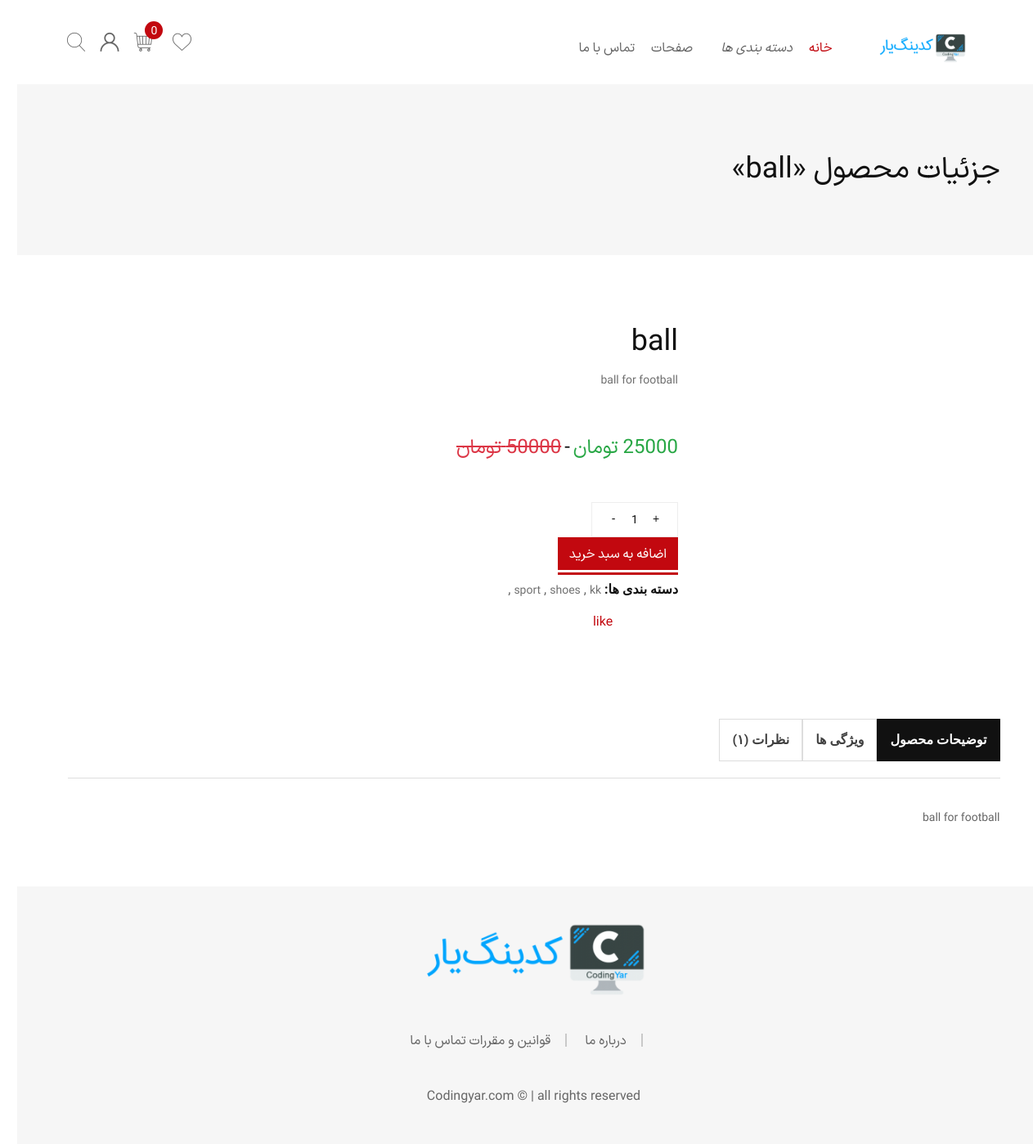
Page /store/products/ball/ (signed in) on the committed database.
### store/models.py (models this page shows, shortened)
class Product(models.Model):
    category = models.ManyToManyField(Category)
    title = models.CharField(max_length=255)
    slug = models.SlugField()
    description = models.TextField()
    quantity = models.PositiveIntegerField()
    price = models.PositiveIntegerField()
    promotion = models.ForeignKey(Promotion, on_delete=models.CASCADE, null=True, blank=True, related_name='products')
    image = models.ImageField(upload_to='product', null=True)
    likes = GenericRelation(Like)
    date_time_created = models.DateTimeField(auto_now_add=True)
    date_time_modified = models.DateTimeField(auto_now=True)
    objects = ProductManager()
    def final_price(self):
        if self.promotion:
            return int(self.price * (1 - self.promotion.discount))
        return self.price

class Promotion(models.Model):
    discount = models.DecimalField(max_digits=3, decimal_places=2)
    date_time_created = models.DateTimeField(auto_now_add=True)
    date_time_modified = models.DateTimeField(auto_now=True)

class Category(models.Model):
    title = models.CharField(max_length=255)
    date_time_created = models.DateTimeField(auto_now_add=True)
    date_time_modified = models.DateTimeField(auto_now=True)

### store/views.py (the view)
# urls.py: path('products/<slug:slug>/', views.ProductDetail.as_view(), name='product-detail'),
class ProductDetail(generic.DetailView):
    model = Product
    template_name = 'store/product_detail.html'
    def get_object(self, queryset=None):
        product = get_object_or_404(Product, slug=self.kwargs['slug'])
        return product
    def get_context_data(self, **kwargs):
        context = super().get_context_data(**kwargs)
        context['add_product_to_cart_form'] = AddProductToCartForm()
        product = self.get_object()
        if Like.objects.filter(user=self.request.user, object_id=product.pk).exists():
            context['like'] = 'unlike'
        else:
            context['like'] = 'like'
        return context

### store/forms.py
class AddProductToCartForm(forms.Form):
    CHOICES = [(i, str(i)) for i in range(1, 30)]
    quantity = forms.TypedChoiceField(choices=CHOICES, coerce=int)

### store/cart.py (called while the page is built)
    def total_price(self):
        total = 0
        product_ids = list(map(int, self.cart.keys()))
        for product in Product.objects.filter(id__in=product_ids):
            quantity = self.cart[str(product.id)]['quantity']
            total += product.final_price() * quantity
        return total

    def __len__(self):
        return len(self.cart.keys())

### store/context_processor.py (called while the page is built)
def cart_processor(request):
    cart = Cart(request)
    return {'cart': cart}

def category_processor(request):
    query = Category.objects.all()
    return {'categories': query}

### store/templates/store/product_detail.html (shortened to what this page needs)
{% extends '_base.html' %}
{% block content %}
    <div class="breadcrumb-area bg-color ptb--90" data-bg-color="#f6f6f6">
        <div class="container">
            <div class="row">
                <div class="col-12">
                    <div class="d-flex justify-content-between align-items-center flex-sm-row flex-column">
                        <h1 class="page-title">جزئیات محصول «{{ product.title }}»</h1>
                    </div>
                </div>
            </div>
        </div>
    </div>
    <div class="main-content-wrapper">
        <div class="page-content-inner ptb--80">
            <div class="container">
                <div class="row no-gutters mb--80">
                    <div class="col-12 col-sm-4 product-main-image d-flex align-content-center">
                    </div>
                    <div class="col-12 col-sm-8 product-main-details mt-md--50">
                        <div class="product-summary pl-lg--30 pl-md--0 text-right p-4">
                            <h3 class="product-title mb--20">{{ product.title }}</h3>
                            <p class="product-short-description mb--20">
                                {{ product.description }}
                            </p>
                            <div class="my-5 py-5 product-price-wrapper mb--25">
                                <span class="money text-success">{{ product.final_price }} تومان</span>
                                {% if product.promotion %}
                                    <span class="price-separator">-</span>
                                    <span class="money old-price text-danger">{{ product.price }} تومان</span>
                                {% endif %}
                            </div>
                            <div class="product-action d-flex align-items-sm-center align-content-center mb--30">
                                <form action="{% url 'add-product-to-cart' product.pk %}" method="post">
                                    <div class="quantity-wrapper d-flex justify-content-start">
                                        <div class="quantity">
                                            <input type="number" class="quantity-input" name="quantity" id="qty"
                                                   value="1"
                                                   min="1">
                                            <button type="submit"
                                                    class="btn btn-small btn-bg-red btn-color-white btn-hover-2"
                                                    onclick="window.location.href='cart.html'">
                                                اضافه به سبد خرید
                                            </button>
                                </form>
                            </div>
                        </div>
                    </div>
                    <div class="product-footer-meta mt-5 pt-5">
                        <p><span class="m-0">دسته بندی ها:</span>
                            {% for category in product.category.all %}
                                <a href="{% url 'product-list' %}?category__title={{ category.title }}">{{ category.title }}</a>
                                ,
                            {% endfor %}
                        </p>
                    </div>
                   <a href="{% url 'like-product' product.pk %}"><button class="btn btn-danger">{{ like }}</button></a>
                </div>
            </div>
        </div>
        <div class="row justify-content-center">
            <div class="col-12">
                <div class="product-data-tab tab-style-3">
                    <div class="nav nav-tabs product-data-tab__head" id="product-tab" role="tablist">
                        <a class="m-0 product-data-tab__link nav-link active" id="nav-description-tab"
                           data-toggle="tab" href="#nav-description" role="tab" aria-selected="true">
                            <span>توضیحات محصول</span>
                        </a>
                        <a class="m-0 product-data-tab__link nav-link" id="nav-info-tab" data-toggle="tab"
                           href="#nav-info" role="tab" aria-selected="true">
                            <span>ویژگی ها</span>
                        </a>
                        <a class="m-0 product-data-tab__link nav-link" id="nav-reviews-tab" data-toggle="tab"
                           href="#nav-reviews" role="tab" aria-selected="true">
                            <span>نظرات (۱)</span>
                        </a>
                    </div>
                    <div class="tab-content product-data-tab__content" id="product-tabContent">
                        <div class="tab-pane fade show active" id="nav-description" role="tabpanel"
                             aria-labelledby="nav-description-tab">
                            <div class="product-description text-justify">
                                <p>{{ product.description }}
                            </div>
                        </div>
                    </div>
                </div>
            </div>
        </div>
    </div>
    </div>
{% endblock %}

### static/css/_base.css (style rules this page uses)
body { font-family: "IRANSansX", serif; text-align:right !important; }

### rows in the picture
Product: title "ball", description "ball for football", final_price "25000", price "50000"
Category: title "sport"
Category: title "shoes"
Category: title "kk"

### other values in the picture
{{ cart|length }} "0"
{{ like }} "like"
